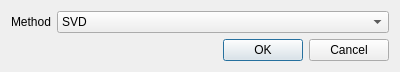
<?xml version="1.0" encoding="UTF-8"?>
<ui version="4.0">
 <class>DimensionalityEstimationDialog</class>
 <widget class="QDialog" name="DimensionalityEstimationDialog">
  <property name="geometry">
   <rect>
    <x>0</x>
    <y>0</y>
    <width>400</width>
    <height>72</height>
   </rect>
  </property>
  <property name="windowTitle">
   <string>Dialog</string>
  </property>
  <layout class="QFormLayout" name="formLayout">
   <item row="0" column="0">
    <widget class="QLabel" name="methodLabel">
     <property name="text">
      <string>Method</string>
     </property>
    </widget>
   </item>
   <item row="0" column="1">
    <widget class="QComboBox" name="methodComboBox">
     <item>
      <property name="text">
       <string>SVD</string>
      </property>
     </item>
     <item>
      <property name="text">
       <string>HySime</string>
      </property>
     </item>
    </widget>
   </item>
   <item row="1" column="0" colspan="2">
    <widget class="QDialogButtonBox" name="buttonBox">
     <property name="orientation">
      <enum>Qt::Horizontal</enum>
     </property>
     <property name="standardButtons">
      <set>QDialogButtonBox::Cancel|QDialogButtonBox::Ok</set>
     </property>
    </widget>
   </item>
  </layout>
 </widget>
 <resources/>
 <connections>
  <connection>
   <sender>buttonBox</sender>
   <signal>accepted()</signal>
   <receiver>DimensionalityEstimationDialog</receiver>
   <slot>accept()</slot>
   <hints>
    <hint type="sourcelabel">
     <x>248</x>
     <y>254</y>
    </hint>
    <hint type="destinationlabel">
     <x>157</x>
     <y>274</y>
    </hint>
   </hints>
  </connection>
  <connection>
   <sender>buttonBox</sender>
   <signal>rejected()</signal>
   <receiver>DimensionalityEstimationDialog</receiver>
   <slot>reject()</slot>
   <hints>
    <hint type="sourcelabel">
     <x>316</x>
     <y>260</y>
    </hint>
    <hint type="destinationlabel">
     <x>286</x>
     <y>274</y>
    </hint>
   </hints>
  </connection>
 </connections>
</ui>
